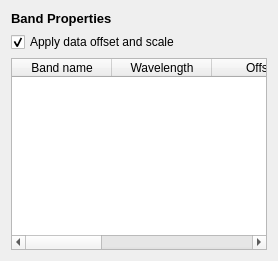
            <widget class="QWidget" name="tab_13">
             <attribute name="icon">
              <iconset>
               <normaloff>:/images/themes/default/mIconProperties.svg</normaloff>:/images/themes/default/mIconProperties.svg</iconset>
             </attribute>
             <attribute name="title">
              <string/>
             </attribute>
             <layout class="QVBoxLayout" name="verticalLayout_11">
              <item>
               <widget class="QLabel" name="label_13">
                <property name="font">
                 <font>
                  <pointsize>10</pointsize>
                  <weight>75</weight>
                  <bold>true</bold>
                 </font>
                </property>
                <property name="text">
                 <string>Band Properties</string>
                </property>
               </widget>
              </item>
              <item>
               <widget class="QCheckBox" name="mScaleBands">
                <property name="toolTip">
                 <string/>
                </property>
                <property name="text">
                 <string>Apply data offset and scale</string>
                </property>
                <property name="checked">
                 <bool>true</bool>
                </property>
               </widget>
              </item>
              <item>
               <widget class="QTableWidget" name="mBandProperty">
                <property name="alternatingRowColors">
                 <bool>true</bool>
                </property>
                <column>
                 <property name="text">
                  <string>Band name</string>
                 </property>
                </column>
                <column>
                 <property name="text">
                  <string>Wavelength</string>
                 </property>
                </column>
                <column>
                 <property name="text">
                  <string>Offset</string>
                 </property>
                </column>
                <column>
                 <property name="text">
                  <string>Scale</string>
                 </property>
                </column>
                <column>
                 <property name="text">
                  <string>Show in Z-Profile</string>
                 </property>
                 <property name="toolTip">
                  <string/>
                 </property>
                </column>
                <column>
                 <property name="text">
                  <string>Description</string>
                 </property>
                </column>
               </widget>
              </item>
             </layout>
            </widget>
